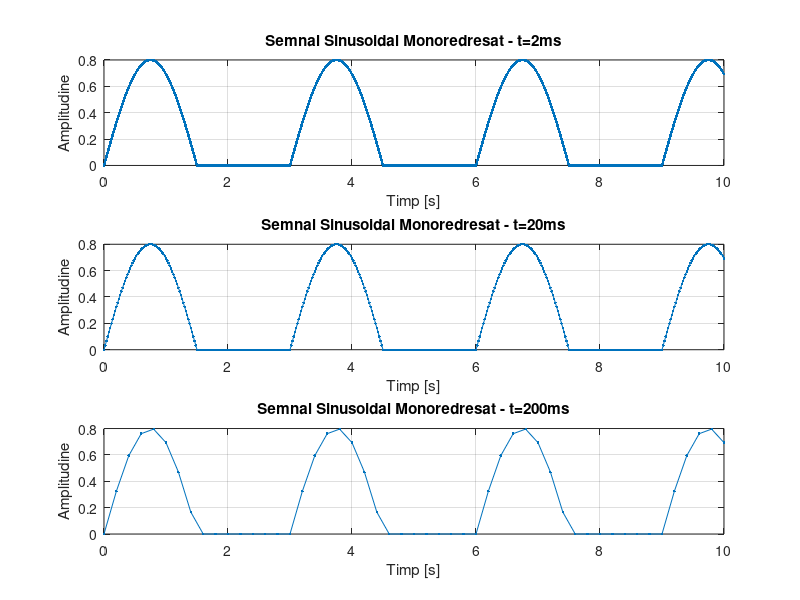

Reproduce this figure in MATLAB.
A = 0.8;   % amplitudinea 
T = 3;
F = 1 / T;
t1 = 0:0.002:10;    % timpul de la 0 la 3 secunde cu rezolutie temporara de 2ms
s1 = A*sin(2*pi*F*t1); 
for i=1:1:length(s1)
if s1(i)>0
    x1(i)=s1(i);
end
if s1(i)<0
    x1(i)=0;
end
end
subplot(3,1,1), plot(t1,x1,'.-'),xlabel('Timp [s]'),ylabel('Amplitudine'),title('Semnal Sinusoidal Monoredresat - t=2ms'),grid


t2 = 0:0.02:10;    % timpul de la 0 la 3 secunde cu rezolutie temporara de 20ms
s2 = A*sin(2*pi*F*t2); 
for j=1:1:length(s2)
if s2(j)>0
    x2(j)=s2(j);
end
if s2(j)<0
    x2(j)=0;
end
end
subplot(3,1,2), plot(t2,x2,'.-'),xlabel('Timp [s]'),ylabel('Amplitudine'),title('Semnal Sinusoidal Monoredresat - t=20ms'),grid

t3 = 0:0.2:10;    % timpul de la 0 la 3 secunde cu rezolutie temporara de 200ms
s3 = A*sin(2*pi*F*t3); 
for k=1:1:length(s3)
if s3(k)>0
    x3(k)=s3(k);
end
if s3(k)<0
    x3(k)=0;
end
end
subplot(3,1,3), plot(t3,x3,'.-'),xlabel('Timp [s]'),ylabel('Amplitudine'),title('Semnal Sinusoidal Monoredresat - t=200ms'),grid